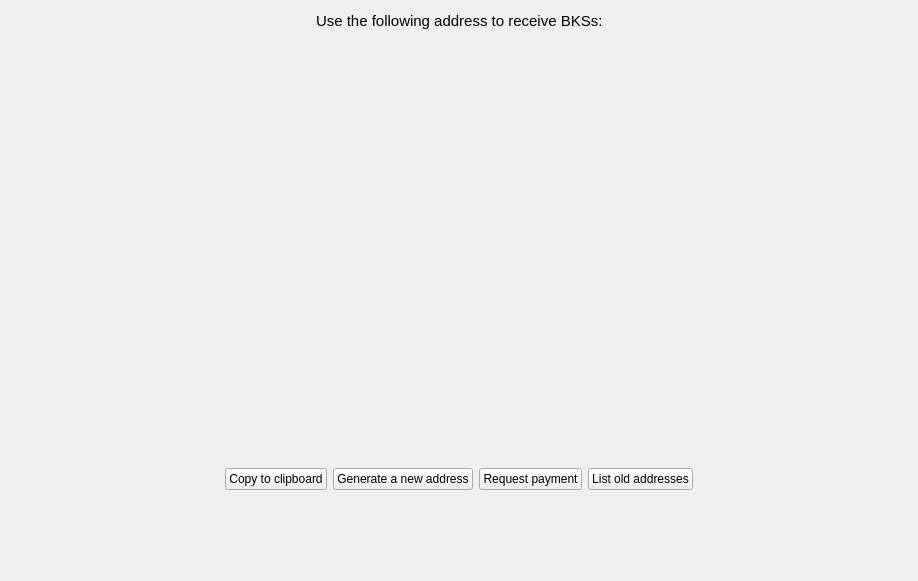
<?xml version="1.0" encoding="UTF-8"?>
<ui version="4.0">
 <class>getAddressToReceive</class>
 <widget class="QWidget" name="getAddressToReceive">
  <property name="windowModality">
   <enum>Qt::NonModal</enum>
  </property>
  <property name="geometry">
   <rect>
    <x>0</x>
    <y>0</y>
    <width>918</width>
    <height>581</height>
   </rect>
  </property>
  <property name="sizePolicy">
   <sizepolicy hsizetype="MinimumExpanding" vsizetype="MinimumExpanding">
    <horstretch>0</horstretch>
    <verstretch>0</verstretch>
   </sizepolicy>
  </property>
  <property name="windowTitle">
   <string>Form</string>
  </property>
  <layout class="QGridLayout" name="gridLayout">
   <item row="0" column="0">
    <layout class="QVBoxLayout" name="verticalLayout">
     <property name="sizeConstraint">
      <enum>QLayout::SetNoConstraint</enum>
     </property>
     <item>
      <layout class="QHBoxLayout" name="horizontalLayout">
       <item>
        <spacer name="horizontalSpacer">
         <property name="orientation">
          <enum>Qt::Horizontal</enum>
         </property>
         <property name="sizeHint" stdset="0">
          <size>
           <width>40</width>
           <height>20</height>
          </size>
         </property>
        </spacer>
       </item>
       <item>
        <widget class="QLabel" name="label">
         <property name="font">
          <font>
           <pointsize>11</pointsize>
          </font>
         </property>
         <property name="text">
          <string>Use the following address to receive BKSs:</string>
         </property>
        </widget>
       </item>
       <item>
        <spacer name="horizontalSpacer_2">
         <property name="orientation">
          <enum>Qt::Horizontal</enum>
         </property>
         <property name="sizeHint" stdset="0">
          <size>
           <width>40</width>
           <height>20</height>
          </size>
         </property>
        </spacer>
       </item>
      </layout>
     </item>
     <item>
      <spacer name="verticalSpacer">
       <property name="orientation">
        <enum>Qt::Vertical</enum>
       </property>
       <property name="sizeType">
        <enum>QSizePolicy::Maximum</enum>
       </property>
       <property name="sizeHint" stdset="0">
        <size>
         <width>20</width>
         <height>40</height>
        </size>
       </property>
      </spacer>
     </item>
     <item>
      <spacer name="verticalSpacer_2">
       <property name="orientation">
        <enum>Qt::Vertical</enum>
       </property>
       <property name="sizeHint" stdset="0">
        <size>
         <width>20</width>
         <height>40</height>
        </size>
       </property>
      </spacer>
     </item>
     <item>
      <layout class="QHBoxLayout" name="horizontalLayout_8">
       <item>
        <spacer name="horizontalSpacer_4">
         <property name="orientation">
          <enum>Qt::Horizontal</enum>
         </property>
         <property name="sizeHint" stdset="0">
          <size>
           <width>40</width>
           <height>20</height>
          </size>
         </property>
        </spacer>
       </item>
       <item>
        <layout class="QHBoxLayout" name="horizontalLayout_2">
         <item>
          <spacer name="horizontalSpacer_16">
           <property name="orientation">
            <enum>Qt::Horizontal</enum>
           </property>
           <property name="sizeHint" stdset="0">
            <size>
             <width>40</width>
             <height>20</height>
            </size>
           </property>
          </spacer>
         </item>
         <item>
          <layout class="QVBoxLayout" name="verticalLayout_3">
           <item>
            <widget class="QRImageWidget" name="lblQRCode">
             <property name="sizePolicy">
              <sizepolicy hsizetype="Expanding" vsizetype="Fixed">
               <horstretch>0</horstretch>
               <verstretch>0</verstretch>
              </sizepolicy>
             </property>
             <property name="minimumSize">
              <size>
               <width>300</width>
               <height>320</height>
              </size>
             </property>
             <property name="toolTip">
              <string>QR Code</string>
             </property>
             <property name="styleSheet">
              <string notr="true"/>
             </property>
             <property name="textFormat">
              <enum>Qt::PlainText</enum>
             </property>
             <property name="alignment">
              <set>Qt::AlignCenter</set>
             </property>
             <property name="wordWrap">
              <bool>true</bool>
             </property>
            </widget>
           </item>
          </layout>
         </item>
         <item>
          <spacer name="horizontalSpacer_15">
           <property name="orientation">
            <enum>Qt::Horizontal</enum>
           </property>
           <property name="sizeHint" stdset="0">
            <size>
             <width>40</width>
             <height>20</height>
            </size>
           </property>
          </spacer>
         </item>
        </layout>
       </item>
       <item>
        <spacer name="horizontalSpacer_3">
         <property name="orientation">
          <enum>Qt::Horizontal</enum>
         </property>
         <property name="sizeHint" stdset="0">
          <size>
           <width>40</width>
           <height>20</height>
          </size>
         </property>
        </spacer>
       </item>
      </layout>
     </item>
     <item>
      <spacer name="verticalSpacer_3">
       <property name="orientation">
        <enum>Qt::Vertical</enum>
       </property>
       <property name="sizeHint" stdset="0">
        <size>
         <width>20</width>
         <height>40</height>
        </size>
       </property>
      </spacer>
     </item>
     <item>
      <layout class="QHBoxLayout" name="horizontalLayout_7">
       <item>
        <spacer name="horizontalSpacer_13">
         <property name="orientation">
          <enum>Qt::Horizontal</enum>
         </property>
         <property name="sizeHint" stdset="0">
          <size>
           <width>40</width>
           <height>20</height>
          </size>
         </property>
        </spacer>
       </item>
       <item>
        <widget class="QPushButton" name="copyClipboardButton">
         <property name="text">
          <string>Copy to clipboard</string>
         </property>
        </widget>
       </item>
       <item>
        <widget class="QPushButton" name="newAddressButton">
         <property name="text">
          <string>Generate a new address</string>
         </property>
        </widget>
       </item>
       <item>
        <widget class="QPushButton" name="requestPaymentButton">
         <property name="text">
          <string>Request payment</string>
         </property>
        </widget>
       </item>
       <item>
        <widget class="QPushButton" name="requestNewAddressButton">
         <property name="text">
          <string>List old addresses</string>
         </property>
        </widget>
       </item>
       <item>
        <spacer name="horizontalSpacer_14">
         <property name="orientation">
          <enum>Qt::Horizontal</enum>
         </property>
         <property name="sizeHint" stdset="0">
          <size>
           <width>40</width>
           <height>20</height>
          </size>
         </property>
        </spacer>
       </item>
      </layout>
     </item>
     <item>
      <spacer name="verticalSpacer_4">
       <property name="orientation">
        <enum>Qt::Vertical</enum>
       </property>
       <property name="sizeType">
        <enum>QSizePolicy::MinimumExpanding</enum>
       </property>
       <property name="sizeHint" stdset="0">
        <size>
         <width>20</width>
         <height>80</height>
        </size>
       </property>
      </spacer>
     </item>
    </layout>
   </item>
  </layout>
 </widget>
 <customwidgets>
  <customwidget>
   <class>QRImageWidget</class>
   <extends>QLabel</extends>
   <header>receiverequestdialog.h</header>
  </customwidget>
 </customwidgets>
 <resources/>
 <connections/>
</ui>
